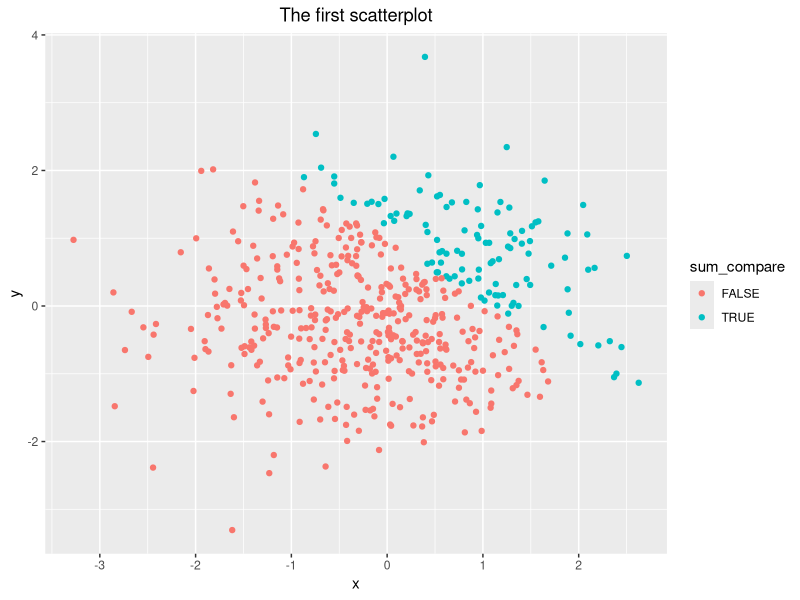
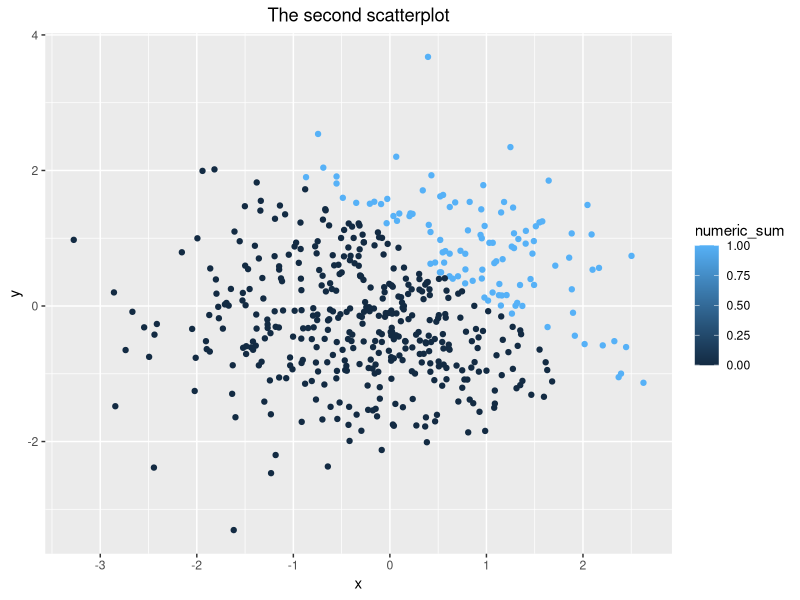
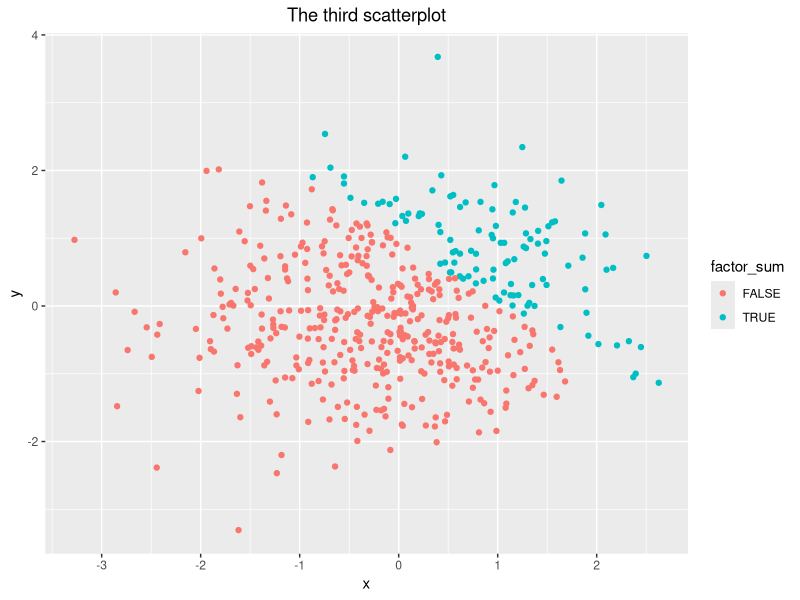
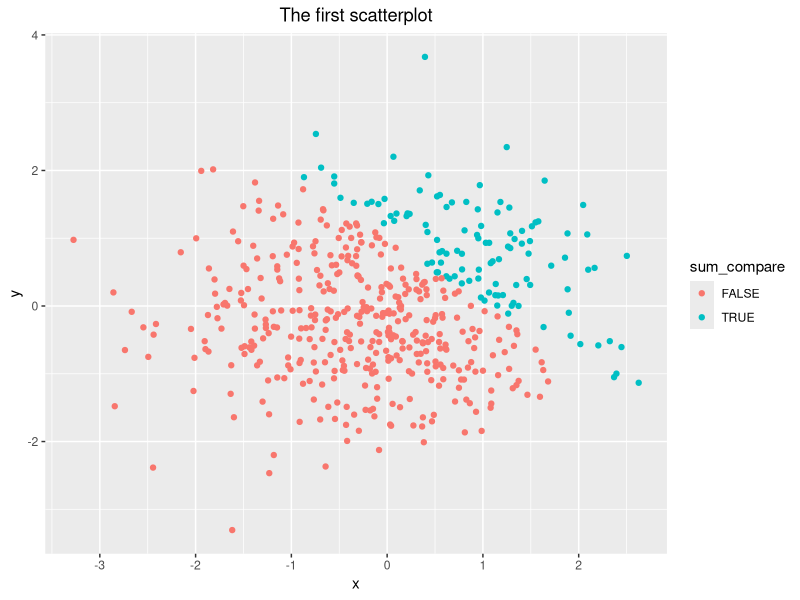

Generate these figures, in order, with R:
## ---- chunk 1
library(tidyverse)
my_data_frame <- tibble(
                        rnorm_sample = rnorm(8), 
                        sample_pos = rnorm_sample > 0,
                        character_sample = c(rep(c("dog","cat"),4)), 
                        factor_sample = factor(c("a","b","c","a","b","c","a","b"))
                        )
               
sapply(my_data_frame, mean)

## ---- chunk 2
as.numeric(pull(my_data_frame, sample_pos )) * pull(my_data_frame, rnorm_sample )
as.factor(pull(my_data_frame, sample_pos )) * pull(my_data_frame, rnorm_sample )
as.numeric(as.factor(pull(my_data_frame, sample_pos ))) * pull(my_data_frame, rnorm_sample )
## ---- chunk 3
p2_data_frame <- tibble(
                        x = rnorm(500), 
                        y = rnorm(500),
                        sum_compare = (x + y) > 1, 
                        numeric_sum = as.numeric(sum_compare),
                        factor_sum = as.factor(sum_compare)
                        )
## ---- chunk 4
library(ggplot2)
plot1 <- 
        p2_data_frame %>% 
        ggplot(aes(x = x, y = y, color = sum_compare)) + 
        geom_point() + 
        labs(title = "The first scatterplot") + 
        theme(plot.title = element_text(hjust = 0.5))
        
plot1 
plot2 <-
        p2_data_frame %>% 
        ggplot(aes(x = x, y = y, color = numeric_sum)) + 
        geom_point()+ 
        labs(title = "The second scatterplot")+ 
        theme(plot.title = element_text(hjust = 0.5))
plot2 
plot3 <-
        p2_data_frame %>% 
        ggplot(aes(x = x, y = y, color = factor_sum)) + 
        geom_point()+ 
        labs(title = "The third scatterplot") +
        theme(plot.title = element_text(hjust = 0.5))
plot3 

ggsave("plot1.png",plot1)

